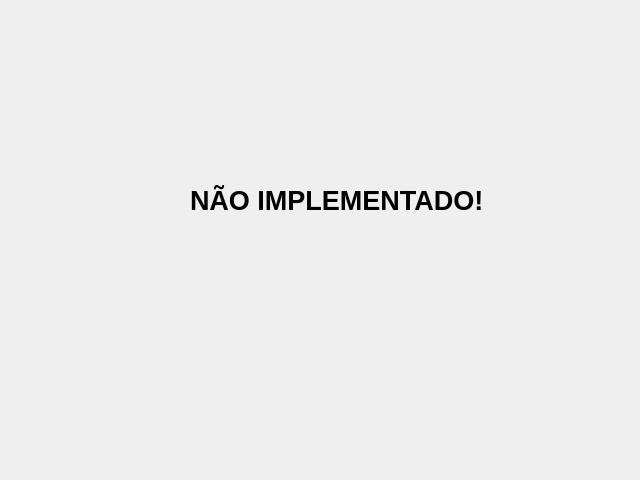
<?xml version="1.0" encoding="UTF-8"?>
<ui version="4.0">
 <class>WizardPage</class>
 <widget class="QWizardPage" name="WizardPage">
  <property name="geometry">
   <rect>
    <x>0</x>
    <y>0</y>
    <width>640</width>
    <height>480</height>
   </rect>
  </property>
  <property name="windowTitle">
   <string>WizardPage</string>
  </property>
  <widget class="QLabel" name="label">
   <property name="geometry">
    <rect>
     <x>190</x>
     <y>110</y>
     <width>411</width>
     <height>181</height>
    </rect>
   </property>
   <property name="font">
    <font>
     <pointsize>20</pointsize>
     <weight>75</weight>
     <bold>true</bold>
    </font>
   </property>
   <property name="text">
    <string>NÃO IMPLEMENTADO!</string>
   </property>
  </widget>
 </widget>
 <resources/>
 <connections/>
</ui>
